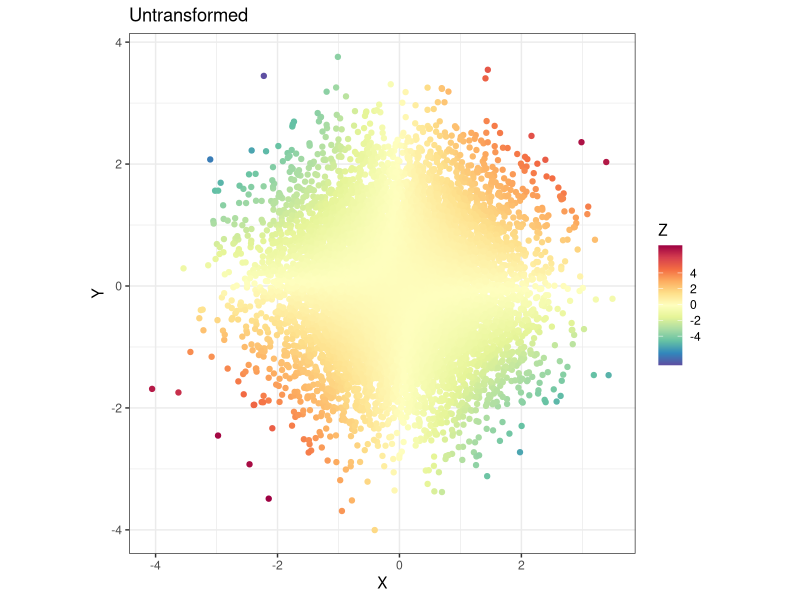

The R script that drew this image: (Note: this script raises an error after producing the figure.)
# Description : Transforming a color scale
# Website : http://is-r.tumblr.com/post/32796668721/transforming-a-color-scale

# Transforming a color scale

doInstall <- TRUE # Change to FALSE if you don't want packages installed.
toInstall <- c("ggplot2", "RColorBrewer", "scales")
if(doInstall){install.packages(toInstall, repos = "http://cran.us.r-project.org")}
lapply(toInstall, library, character.only = TRUE)

# Generate some data
nn <- 10000
myData <- data.frame(X = rnorm(nn),
                     Y = rnorm(nn))
myData$Z <- with(myData, X * Y)

# Make a standard scatterplot with Z encoded into point colour
zp1 <- ggplot(myData,
              aes(x = X, y = Y, colour = Z))
zp1 <- zp1 + geom_point()
zp1 <- zp1 + theme_bw()
zp1 <- zp1 + coord_equal()
zp1 <- zp1 + scale_colour_gradientn(colours = colorRampPalette(rev(brewer.pal(11, "Spectral")))(1000),
                                    breaks = c(-2:2 * 2))
zp1 <- zp1 + ggtitle("Untransformed")
print(zp1)

# Define a transformation
norm_trans <- function(){
  trans_new('norm', function(x) pnorm(x), function(x) qnorm(x))
}

# Apply transformed colour scale
zp2 <- zp1 + scale_colour_gradientn(colours = colorRampPalette(rev(brewer.pal(11, "Spectral")))(1000),
                                    trans = 'norm', # Apply the transformation here
                                    breaks = c(-2:2)) # Note the change in breaks
zp2 <- zp2 + ggtitle("Transformed")
print(zp2)